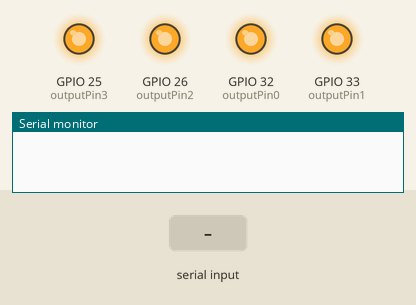
This sketch was run on a simulated ESP32. Shown: output pins drawn as LEDs (lit = HIGH), the last lines printed to the serial monitor. The inputs (shaded band) are chosen by the test bench. Nothing arrives over Bluetooth unless stated.

Above: at 1.2 s.
1.3 s: "4" received over the second serial link
At 2.4 s:
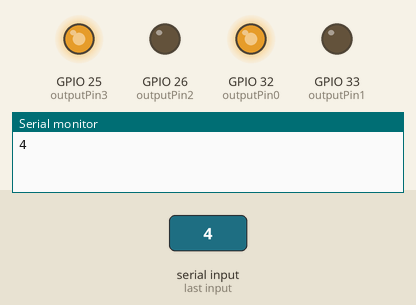
At 3.3 s:
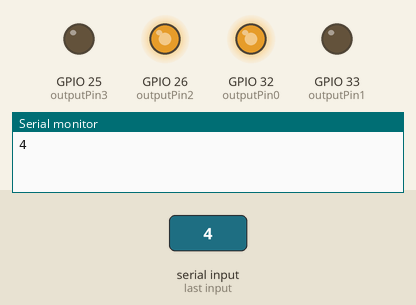
Timing chart, 0 to 10.3 s (numbered marks = the images above; inputs shaded):
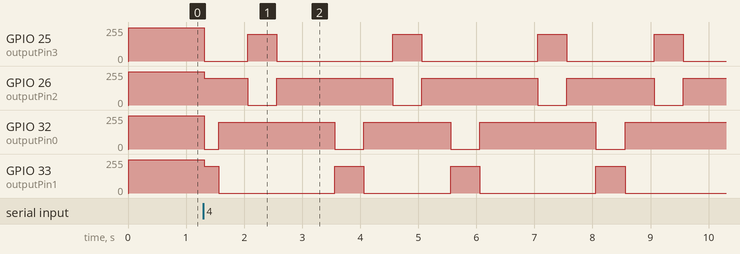

The sketch:

ledcWrite2.ino
```cpp
#include <BluetoothSerial.h>

#define outputPin0 32
#define outputPin1 33
#define outputPin2 26
#define outputPin3 25

BluetoothSerial SerialBT;

void forward(uint32_t pwm);
void backward(uint32_t pwm);
void left(uint32_t pwm);
void right(uint32_t pwm);
void stop(void);
void nothing(void);
void zigzag(void);
void nunun(void);
void eight(void);
void boost(void);


uint32_t pwm = 200;
bool boostMode = false;

void setup() {
  SerialBT.begin("ESP32_2");      // Bluetoothシリアルに「ESP32_1」という名前をつけて初期化 // 2つ目の機体は「ESP32_2」に変更
  Serial.begin(115200);

  pinMode(outputPin0, OUTPUT);
  pinMode(outputPin1, OUTPUT);
  pinMode(outputPin2, OUTPUT);
  pinMode(outputPin3, OUTPUT);

  ledcSetup(0, 5000, 8);
  ledcSetup(1, 5000, 8);
  ledcSetup(2, 5000, 8);
  ledcSetup(3, 5000, 8);

  ledcAttachPin(outputPin0, 0);
  ledcAttachPin(outputPin1, 1);
  ledcAttachPin(outputPin2, 2);
  ledcAttachPin(outputPin3, 3);

}

void loop() {
  if (SerialBT.available()) {      // Bluetoothシリアルに受信したかどうかを調べる
    char ch = SerialBT.read();     // 受信した文字を得る
    Serial.println(ch);            // 受信した文字をシリアルモニタに出力


    if (ch == '0') {
      forward(pwm);
    }
    else if (ch == '1') {
      backward(pwm);
    }
    else if (ch == '2') {
      left(pwm);
    }
    else if (ch == '3') {
      right(pwm);
    }
    else if (ch == '4') {
      zigzag();
    }
    else if (ch == '5') {
      nunun();
    }
    else if (ch == '6') {
      eight();
    }
    else if (ch == '7') {
      boost();
    }
    else{
      stop();
    }
  }else{
    delay(10);
    stop();
  }
}

void forward(uint32_t pwm) {
  ledcWrite(0,pwm);
  ledcWrite(1,0);
  ledcWrite(2,pwm);
  ledcWrite(3,0);
}

void backward(uint32_t pwm) {
  ledcWrite(0,0);
  ledcWrite(1,pwm);
  ledcWrite(2,0);
  ledcWrite(3,pwm);
}

void left(uint32_t pwm) {
  ledcWrite(0,pwm);
  ledcWrite(1,0);
  ledcWrite(2,0);
  ledcWrite(3,pwm);
}

void right(uint32_t pwm) {
  ledcWrite(0,0);
  ledcWrite(1,pwm);
  ledcWrite(2,pwm);
  ledcWrite(3,0);
}

void stop(void){
  ledcWrite(0,250);
  ledcWrite(1,250);
  ledcWrite(2,250);
  ledcWrite(3,250);
}

void nothing(void){
  ledcWrite(0,0);
  ledcWrite(1,0);
  ledcWrite(2,0);
  ledcWrite(3,0);
}

void zigzag(void){
  for(int i = 1; i<4; i++){
    if(i%2!=0){
        right(pwm);
        delay(250);
        stop();
        forward(pwm);
        delay(500);
        stop();
        left(pwm);
        delay(500);
        stop();
        forward(pwm);
        delay(1000);
        stop();
        right(pwm);
        delay(500);
        stop();
        forward(pwm);
        delay(500);
        stop();
        left(pwm);
        delay(250);
        stop();
    }
    else{
        left(pwm);
        delay(250);
        stop();
        forward(pwm);
        delay(500);
        stop();
        right(pwm);
        delay(500);
        stop();
        forward(pwm);
        delay(1000);
        stop();
        left(pwm);
        delay(500);
        stop();
        forward(pwm);
        delay(500);
        stop();
        right(pwm);
        delay(250);
        stop();
    }
  }
}

void nunun(void){
  for(int i = 0; i<2; i++){
  ledcWrite(0,0);
  ledcWrite(1,0);
  ledcWrite(2,pwm);
  ledcWrite(3,0);
  delay(2000);
  stop();
  delay(100);
  ledcWrite(0,pwm);
  ledcWrite(1,0);
  ledcWrite(2,0);
  ledcWrite(3,0);
  delay(2000);
  stop();
  delay(100);
  }
}

void eight(void){
  for(int i = 0; i<2; i++){
  ledcWrite(0,0);
  ledcWrite(1,pwm/2);
  ledcWrite(2,pwm);
  ledcWrite(3,0);
  delay(2100);
  stop();
  ledcWrite(0,pwm);
  ledcWrite(1,0);
  ledcWrite(2,0);
  ledcWrite(3,pwm/2);
  delay(4200);
  stop();
  ledcWrite(0,0);
  ledcWrite(1,pwm/2);
  ledcWrite(2,pwm);
  ledcWrite(3,0);
  delay(2100);
  stop();
  }
}

void boost(void){
  if(boostMode == false){
    pwm = 250;
    boostMode = true;
  }
  else{
    pwm = 200;
    boostMode = false;
  }
}
```

Measured:
- after the input at 1.3 s, GPIO 25 (outputPin3): 249/255 → 0/255 at once, → 199/255 0.75 s later, → 0/255 0.50 s later, → 199/255 2.0 s later, … (9 changes in this stretch); GPIO 26 (outputPin2): 249/255 → 199/255 at once, → 0/255 0.75 s later, → 199/255 0.50 s later, → 0/255 2.0 s later, … (9 changes in this stretch)
